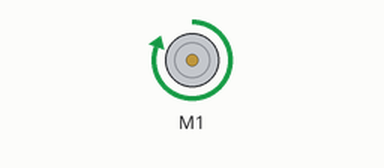
Simulated run of this sketch. Board: Arduino Uno, built with avr-gcc and run on an emulated ATmega328P. Parts: DC motor (green arrow = forward, orange = backward, longer = faster).

Above: at 0.1 s.
At 1.1 s:
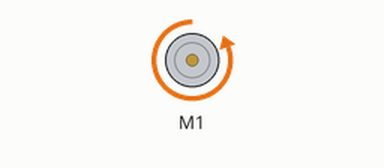
At 2.1 s:
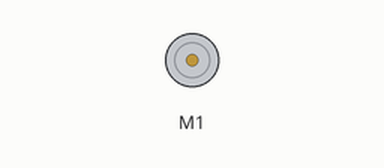
Timing chart, 0 to 3.6 s (numbered marks = the images above):
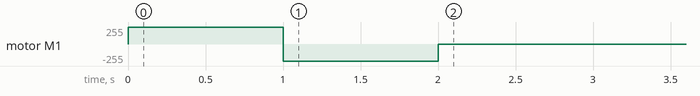

The sketch:

target.ino
```cpp
#include <AFMotor.h>

AF_DCMotor drive(1);
int targetDist = 24;

void setup() {
  drive.setSpeed(255);
  pinMode(0, OUTPUT);
  pinMode(1, OUTPUT);
  Serial.begin(9600);
}

void loop() {
//  long duration, inches;
//  pinMode(A4, OUTPUT);
//  digitalWrite(A4, LOW);
//  delayMicroseconds(2);
//  digitalWrite(A4, HIGH);
//  delayMicroseconds(5);
//  digitalWrite(A4, LOW);
//
//  pinMode (A2, INPUT);//attach pin 4 to Echo
//  duration = pulseIn(A2, HIGH);
//
//   // convert the time into a distance
//  inches = microsecondsToInches(duration);
//
//  if (inches > targetDist - 2 && inches < targetDist + 2) {
//    //digitalWrite(0, LOW);
//    //digitalWrite(1, LOW);
//    drive.run(RELEASE);
//    Serial.print("RELEASE");
//  }
//
//  else if (inches < targetDist - 2) {
//    //digitalWrite(0, HIGH);
//    //digitalWrite(1, LOW);
//    drive.run(BACKWARD);
//    Serial.print("BACKWARD");
//  }
//
//  else if (inches > targetDist + 2) {
//    //digitalWrite(0, LOW);
//    //digitalWrite(1, HIGH);
//    drive.run(FORWARD);
//    Serial.print("FORWARD");
//  }
//
//  Serial.println();
//  delay(50);

  drive.run(FORWARD);
  delay(1000);
  drive.run(BACKWARD);
  delay(1000);
  drive.run(RELEASE);
  delay(10000000);

}

long microsecondsToInches(long microseconds) {
  return microseconds / 74 / 2;
}

long microsecondsToCentimeters(long microseconds) {
  return microseconds / 29 / 2;
}
```

Measured:
- by itself, motor M1: stopped → forward 255/255 at 0.00 s, → backward 255/255 1.0 s later, → stopped 1.0 s later
